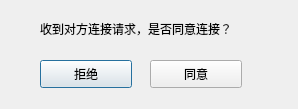
<?xml version="1.0" encoding="UTF-8"?>
<ui version="4.0">
 <class>conformDlg</class>
 <widget class="QDialog" name="conformDlg">
  <property name="geometry">
   <rect>
    <x>0</x>
    <y>0</y>
    <width>298</width>
    <height>109</height>
   </rect>
  </property>
  <property name="minimumSize">
   <size>
    <width>298</width>
    <height>109</height>
   </size>
  </property>
  <property name="maximumSize">
   <size>
    <width>298</width>
    <height>109</height>
   </size>
  </property>
  <property name="windowTitle">
   <string>[请求连接]</string>
  </property>
  <property name="windowIcon">
   <iconset resource="../Resource/sudoku.qrc">
    <normaloff>:/png/sudoku.png</normaloff>:/png/sudoku.png</iconset>
  </property>
  <widget class="QLabel" name="label">
   <property name="geometry">
    <rect>
     <x>40</x>
     <y>20</y>
     <width>231</width>
     <height>18</height>
    </rect>
   </property>
   <property name="text">
    <string>收到对方连接请求，是否同意连接？</string>
   </property>
  </widget>
  <widget class="QPushButton" name="pB_reject">
   <property name="geometry">
    <rect>
     <x>40</x>
     <y>60</y>
     <width>92</width>
     <height>28</height>
    </rect>
   </property>
   <property name="text">
    <string>拒绝</string>
   </property>
  </widget>
  <widget class="QPushButton" name="pB_conform">
   <property name="geometry">
    <rect>
     <x>150</x>
     <y>60</y>
     <width>92</width>
     <height>28</height>
    </rect>
   </property>
   <property name="text">
    <string>同意</string>
   </property>
  </widget>
 </widget>
 <resources>
  <include location="../Resource/sudoku.qrc"/>
 </resources>
 <connections>
  <connection>
   <sender>pB_conform</sender>
   <signal>clicked()</signal>
   <receiver>conformDlg</receiver>
   <slot>close()</slot>
   <hints>
    <hint type="sourcelabel">
     <x>195</x>
     <y>73</y>
    </hint>
    <hint type="destinationlabel">
     <x>148</x>
     <y>54</y>
    </hint>
   </hints>
  </connection>
 </connections>
</ui>
